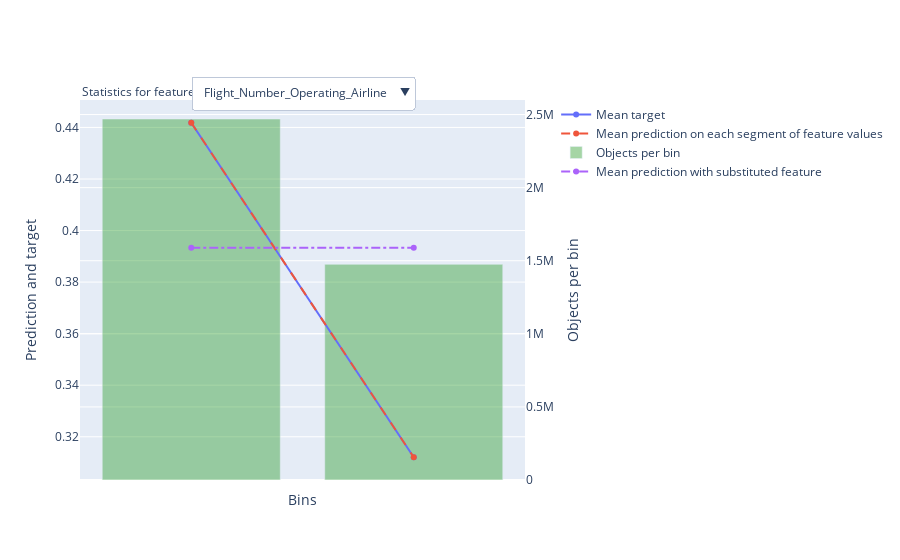

The notebook cell this image was saved under:
### Code cell
# Calculate and plot a set of statistics for the chosen feature.

plot = cb_model.calc_feature_statistics(df_clean,
                        target=train_labels,
                        feature=train_data,
                        prediction_type='Class',
                        cat_feature_values=None,
                        plot=True,
                        max_cat_features_on_plot=10,
                        thread_count=-1,
                        plot_file=None)

### Figure 1 — Plotly figure (JSON) as saved in the notebook; plotly's stock layout.template omitted (floating-point values rounded to 4 significant figures)
{"data": [{"mode": "lines+markers", "name": "Mean target", "type": "scatter", "xaxis": "x", "y": [0.4418, 0.312], "yaxis": "y"}, {"line": {"dash": "dash"}, "mode": "lines+markers", "name": "Mean prediction on each segment of feature values", "type": "scatter", "xaxis": "x", "y": [0.4418, 0.312], "yaxis": "y"}, {"marker": {"color": "rgba(30, 150, 30, 0.4)"}, "name": "Objects per bin", "type": "bar", "width": 0.8, "xaxis": "x", "y": [2469538, 1475378], "yaxis": "y2"}, {"line": {"dash": "dashdot"}, "mode": "lines+markers", "name": "Mean prediction with substituted feature", "type": "scatter", "xaxis": "x", "y": [0.3933, 0.3933], "yaxis": "y"}], "layout": {"annotations": [{"align": "left", "showarrow": false, "text": "Statistics for feature", "x": 0, "xref": "paper", "y": 1.05, "yref": "paper"}], "legend": {"bgcolor": "rgba(0,0,0,0)", "x": 1.07}, "updatemenus": [{"buttons": [{"args": [{"y": [[0.4418, 0.312], [0.4418, 0.312], [2469538, 1475378], [0.3933, 0.3933]]}, {"xaxis": {"showticklabels": false, "tickmode": "array", "ticktext": ["(-inf, 2819.5000]", "(2819.5000, +inf)"], "tickvals": [0, 1], "title": {"text": "Bins"}}}], "label": "Flight_Number_Operating_Airline", "method": "update"}, {"args": [{"y": [[0.4088, 0.3917], [0.4088, 0.3917], [375131, 3569785], [0.3933, 0.3933]]}, {"xaxis": {"showticklabels": false, "tickmode": "array", "ticktext": ["(-inf, 3.5000]", "(3.5000, +inf)"], "tickvals": [0, 1], "title": {"text": "Bins"}}}], "label": "DayofMonth", "method": "update"}, {"args": [{"y": [[0.2468, 0.2518, 0.3014, 0.2978, 0.4312, 0.5104], [0.2468, 0.2518, 0.3014, 0.2978, 0.4312, 0.5104], [834183, 7415, 18025, 139932, 2608683, 336678], [0.3933, 0.3933, 0.3933, 0.3933, 0.3933, 0.3933]]}, {"xaxis": {"showticklabels": false, "tickmode": "array", "ticktext": ["(-inf, 835.5000]", "(835.5000, 839.5000]", "(839.5000, 843.5000]", "(843.5000, 915.5000]", "(915.5000, 2030.5000]", "(2030.5000, +inf)"], "tickvals": [0, 1, 2, 3, 4, 5], "title": {"text": "Bins"}}}], "label": "CRSDepTime", "method": "update"}, {"args": [{"y": [[0.3727, 0.5873], [0.3727, 0.5873], [3566166, 378750], [0.3933, 0.3933]]}, {"xaxis": {"showticklabels": false, "tickmode": "array", "ticktext": ["(-inf, 2033.5000]", "(2033.5000, +inf)"], "tickvals": [0, 1], "title": {"text": "Bins"}}}], "label": "DepTime", "method": "update"}, {"args": [{"y": [[0.3949, 0.3923, 0.3834, 0.2802, 0.3695, 0.3386, 0.3498, 0.255, 0.3958], [0.3949, 0.3923, 0.3834, 0.2802, 0.3695, 0.3386, 0.3498, 0.255, 0.3958], [2670112, 2488, 9480, 1488, 260201, 1574, 2470, 992, 996111], [0.3933, 0.3933, 0.3933, 0.3933, 0.3933, 0.3933, 0.3933, 0.3933, 0.3933]]}, {"xaxis": {"showticklabels": false, "tickmode": "array", "ticktext": ["(-inf, 13498.5000]", "(13498.5000, 13559.0000]", "(13559.0000, 13686.0000]", "(13686.0000, 13795.5000]", "(13795.5000, 13932.0000]", "(13932.0000, 13993.5000]", "(13993.5000, 14005.0000]", "(14005.0000, 14026.0000]", "(14026.0000, +inf)"], "tickvals": [0, 1, 2, 3, 4, 5, 6, 7, 8], "title": {"text": "Bins"}}}], "label": "DestAirportID", "method": "update"}, {"args": [{"y": [[0, 1], [0, 1], [2393438, 1551478], [0, 1]]}, {"xaxis": {"showticklabels": false, "tickmode": "array", "ticktext": ["(-inf, 0.5000]", "(0.5000, +inf)"], "tickvals": [0, 1], "title": {"text": "Bins"}}}], "label": "DepDelayMinutes", "method": "update"}], "direction": "down", "pad": {"r": 10, "t": 10}, "showactive": true, "x": 0.25, "xanchor": "left", "y": 1.09, "yanchor": "top"}], "xaxis": {"showticklabels": false, "tickmode": "array", "ticktext": ["(-inf, 2819.5000]", "(2819.5000, +inf)"], "tickvals": [0, 1], "title": {"text": "Bins"}}, "yaxis": {"overlaying": "y2", "side": "left", "title": {"text": "Prediction and target"}}, "yaxis2": {"position": 1, "side": "right", "title": {"text": "Objects per bin"}}}}
